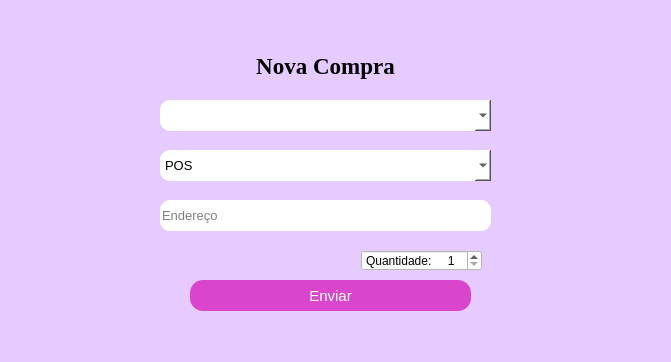
<?xml version="1.0" encoding="UTF-8"?>
<ui version="4.0">
 <class>MainWindow</class>
 <widget class="QMainWindow" name="MainWindow">
  <property name="geometry">
   <rect>
    <x>0</x>
    <y>0</y>
    <width>671</width>
    <height>362</height>
   </rect>
  </property>
  <property name="minimumSize">
   <size>
    <width>671</width>
    <height>362</height>
   </size>
  </property>
  <property name="maximumSize">
   <size>
    <width>671</width>
    <height>362</height>
   </size>
  </property>
  <property name="windowTitle">
   <string>Pedido</string>
  </property>
  <property name="styleSheet">
   <string notr="true">background-color: rgb(229, 203, 255);</string>
  </property>
  <widget class="QWidget" name="centralwidget">
   <widget class="QComboBox" name="comboBox">
    <property name="geometry">
     <rect>
      <x>160</x>
      <y>100</y>
      <width>331</width>
      <height>31</height>
     </rect>
    </property>
    <property name="styleSheet">
     <string notr="true">QComboBox{
font-size: 13px;
text-align: center;
border-radius: 10px;
background-color: rgb(255, 255, 255);
}</string>
    </property>
   </widget>
   <widget class="QComboBox" name="comboBox_2">
    <property name="geometry">
     <rect>
      <x>160</x>
      <y>150</y>
      <width>331</width>
      <height>31</height>
     </rect>
    </property>
    <property name="styleSheet">
     <string notr="true">QComboBox{
font-size: 13px;
text-align: center;
border-radius: 10px;
background-color: rgb(255, 255, 255);
}</string>
    </property>
    <property name="editable">
     <bool>false</bool>
    </property>
    <property name="currentIndex">
     <number>0</number>
    </property>
    <item>
     <property name="text">
      <string>POS</string>
     </property>
    </item>
    <item>
     <property name="text">
      <string>Banco</string>
     </property>
    </item>
    <item>
     <property name="text">
      <string>Seguradora</string>
     </property>
    </item>
    <item>
     <property name="text">
      <string>Carteira Movel(M-Pesa/E-Mola)</string>
     </property>
    </item>
   </widget>
   <widget class="QLineEdit" name="lineEdit">
    <property name="geometry">
     <rect>
      <x>160</x>
      <y>200</y>
      <width>331</width>
      <height>31</height>
     </rect>
    </property>
    <property name="styleSheet">
     <string notr="true">QLineEdit{
font-size: 13px;
text-align: center;
border-radius: 10px;
background-color: rgb(255, 255, 255);
}</string>
    </property>
    <property name="placeholderText">
     <string>Endereço</string>
    </property>
   </widget>
   <widget class="QSpinBox" name="spinBox">
    <property name="geometry">
     <rect>
      <x>361</x>
      <y>250</y>
      <width>121</width>
      <height>21</height>
     </rect>
    </property>
    <property name="styleSheet">
     <string notr="true">background-color: rgb(255, 255, 255);</string>
    </property>
    <property name="prefix">
     <string>Quantidade:     </string>
    </property>
    <property name="minimum">
     <number>1</number>
    </property>
   </widget>
   <widget class="QLabel" name="label">
    <property name="geometry">
     <rect>
      <x>180</x>
      <y>50</y>
      <width>291</width>
      <height>31</height>
     </rect>
    </property>
    <property name="font">
     <font>
      <family>Times New Roman</family>
      <pointsize>17</pointsize>
      <weight>75</weight>
      <bold>true</bold>
     </font>
    </property>
    <property name="text">
     <string>Nova Compra</string>
    </property>
    <property name="alignment">
     <set>Qt::AlignCenter</set>
    </property>
   </widget>
   <widget class="QPushButton" name="pushButton_3">
    <property name="geometry">
     <rect>
      <x>190</x>
      <y>280</y>
      <width>281</width>
      <height>31</height>
     </rect>
    </property>
    <property name="styleSheet">
     <string notr="true">QPushButton{
  padding: 5px 15px;
  font-size: 15px;
  text-align: center;
  color: #fff;
  background-color: rgb(217, 69, 205);
  border-radius: 13px;

}

QPushButton:hover{
background-color: purple;
}

QPushButton:pressed{
  background-color: #3e8e41;

}</string>
    </property>
    <property name="text">
     <string>Enviar</string>
    </property>
   </widget>
  </widget>
 </widget>
 <resources/>
 <connections/>
</ui>
